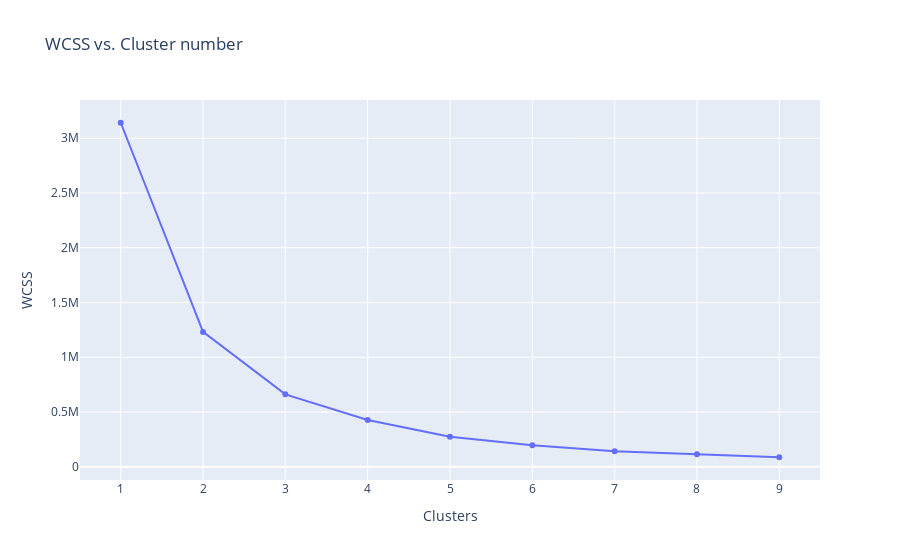

Notebook cell for this chart:
### Code cell
# WCSS (Within Cluster Sum of Squares)
wcss = []
for i in range(1, 10):
    kmeans = KMeans(n_clusters = i, init = "k-means++", max_iter = 500, n_init = 10, random_state = 123)
    kmeans.fit(df_np)
    wcss.append(kmeans.inertia_)
    
fig = go.Figure(data = go.Scatter(x = [1,2,3,4,5,6,7,8,9,10], y = wcss))


fig.update_layout(title='WCSS vs. Cluster number',
                   xaxis_title='Clusters',
                   yaxis_title='WCSS')
fig.show()

### Figure 1 — Plotly figure (JSON) as saved in the notebook; plotly's stock layout.template omitted (floating-point values rounded to 4 significant figures)
{"data": [{"type": "scatter", "x": [1, 2, 3, 4, 5, 6, 7, 8, 9, 10], "y": [3141000.0, 1231000.0, 661500.0, 427000.0, 274800.0, 196000.0, 142000.0, 114400.0, 87120.0]}], "layout": {"title": {"text": "WCSS vs. Cluster number"}, "xaxis": {"title": {"text": "Clusters"}}, "yaxis": {"title": {"text": "WCSS"}}}}
